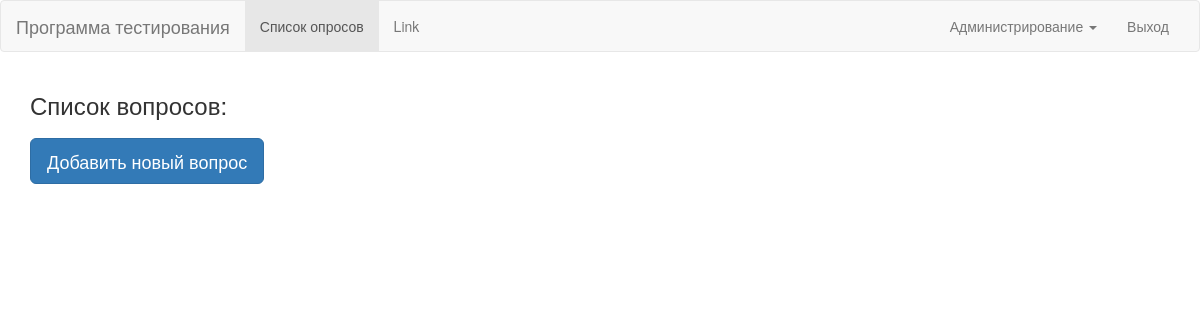
/edit-test?test_id=1 (signed in), run on an earlier commit of the app's database.
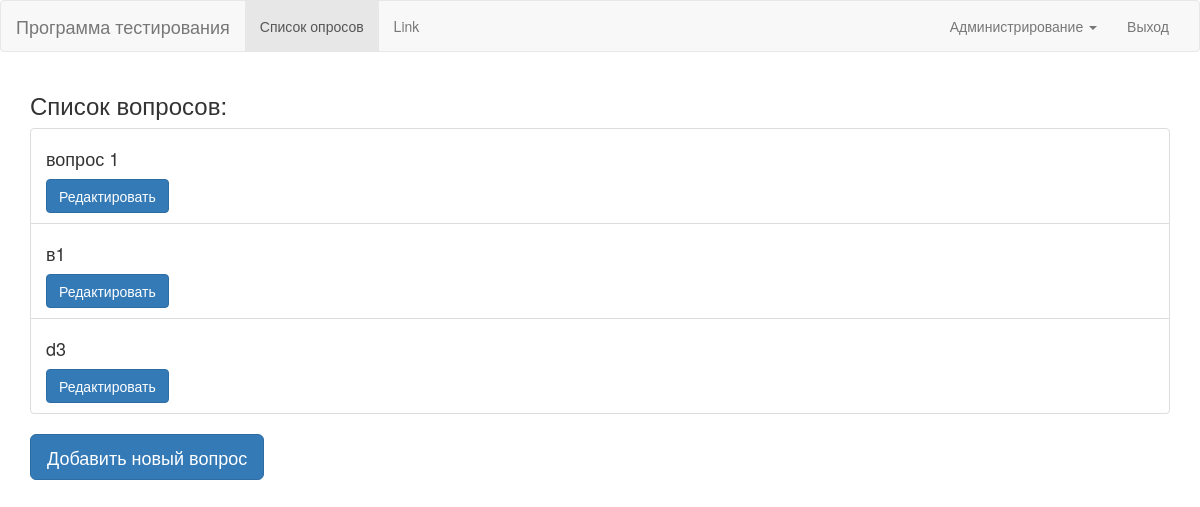
And on a later commit of the database.
### app/models.py (models this page shows, shortened)
class Question(db.Model):
    id = db.Column(db.Integer, primary_key=True)
    content = db.Column(db.Text())
    test_id = db.Column(db.Integer, db.ForeignKey('test.id'))
    answers = db.relationship('Answer', backref='question', lazy='dynamic')

### app/routes.py (the view)
@app.route('/edit-test')
@login_required
def edit_test():
    test_id = request.args.get('test_id')
    questions = Question.query.filter_by(test_id=test_id)
    return render_template('edit-test.html', title='Редактирование опроса', questions=questions, test_id=test_id)

### app/models.py (called while the page is built)
@login.user_loader
def load_user(id):
    return User.query.get(int(id))

### app/templates/edit-test.html
{% extends "base.html" %}
{% import 'bootstrap/wtf.html' as wtf %}
{% block app_content %}
    <h3>Список вопросов:</h3>
    <ul class="list-group">
        {% for question in questions %}
            <li class="list-group-item">
                <h4>{{ question.content }}</h4>
            <a class="btn btn-primary" href="{{ url_for('create_question', test_id=test_id) }}">Редактировать</a>
            </li>
        {% endfor %}
    </ul>
    <a class="btn btn-lg btn-primary" href="{{ url_for('create_question', test_id=test_id) }}">Добавить новый вопрос</a>
{% endblock %}

### app/templates/base.html (shortened to what this page needs)
{% extends 'bootstrap/base.html' %}
{% block navbar %}
    <nav class="navbar navbar-default">
        <div class="container-fluid">
            <div class="navbar-header">
                <a class="navbar-brand" href="{{ url_for('index') }}">Программа тестирования</a>
            </div>
            <div class="collapse navbar-collapse" id="bs-example-navbar-collapse-1">
                <ul class="nav navbar-nav">
                    <li class="active"><a href="{{ url_for('index') }}">Список опросов </a></li>
                    <li><a href="#">Link</a></li>
                </ul>
                <ul class="nav navbar-nav navbar-right">
                    <li class="dropdown">
                        <a href="#" class="dropdown-toggle" data-toggle="dropdown" role="button" aria-haspopup="true"
                           aria-expanded="false">Администрирование <span class="caret"></span></a>
                    </li>
                    {% if current_user.is_anonymous %}
                        <li><a href="{{ url_for('login') }}">Вход</a></li>
                        <li><a href="{{ url_for('register') }}">Регистрация</a></li>
                    {% else %}
                        <li><a href="{{ url_for('logout') }}">Выход</a></li>
                    {% endif %}
                </ul>
            </div>
        </div>
    </nav>
{% endblock %}
{% block content %}
    <div class="container">
        {% block app_content %}{% endblock %}
    </div>
{% endblock %}

What changed in the data, as far as the page shows it:
added Question: content "вопрос 1"
added Question: content "в1"
added Question: content "d3"
